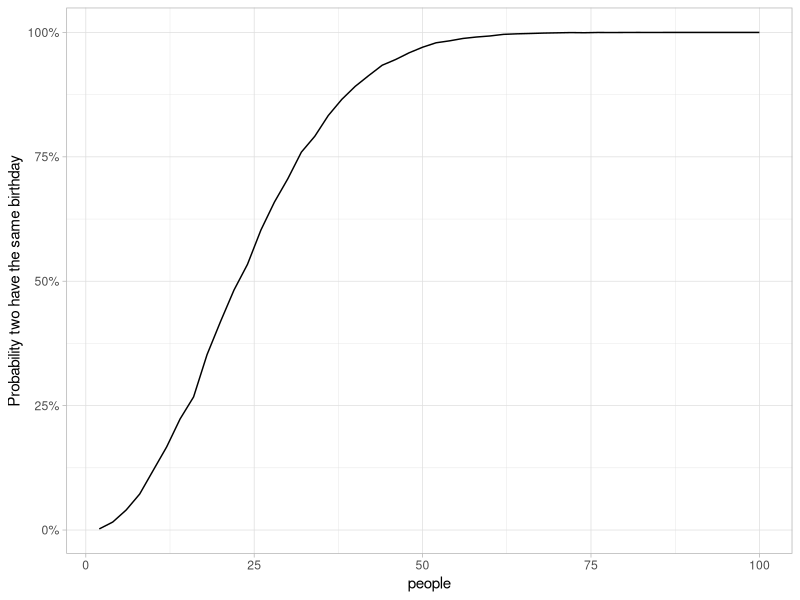
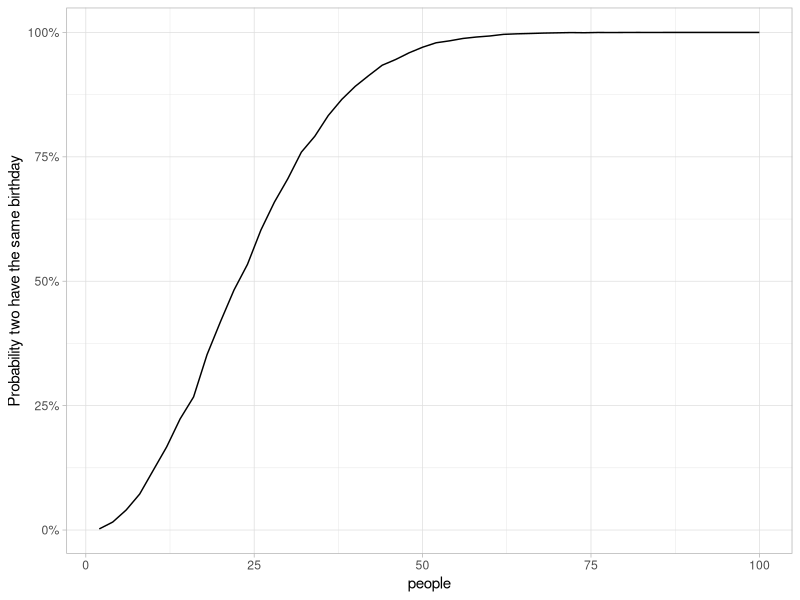
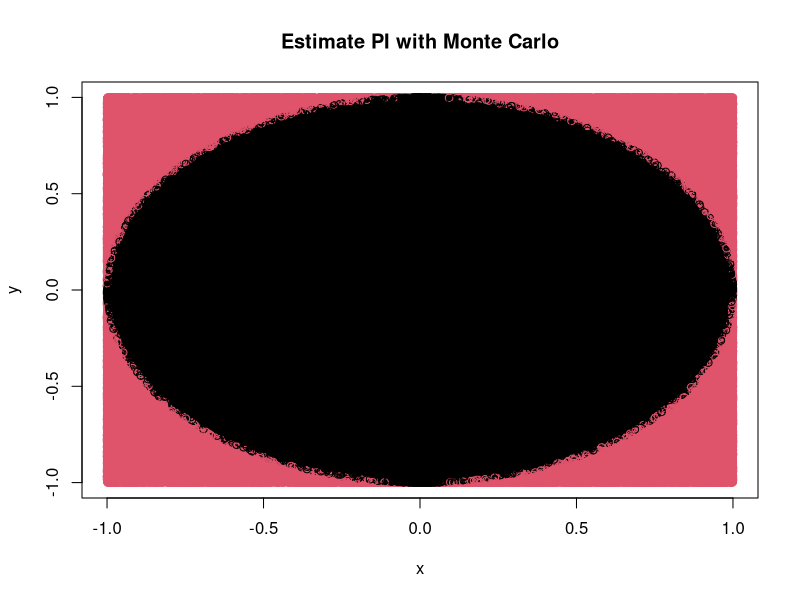

Generate these figures, in order, with R:
library(tidyverse)
theme_set(theme_light())

summarized <- crossing(people = seq(2, 100, 2),
                       trial = 1:10000) %>%
  mutate(birthday = map(people, ~ sample(365, ., replace = TRUE)),
         multiple = map_lgl(birthday, ~ any(duplicated(.)))) %>%
  group_by(people) %>%
  summarize(chance = mean(multiple))

# Visualizing the probability
ggplot(summarized, aes(people, chance)) +
  geom_line() +
  scale_y_continuous(labels = scales::percent_format()) +
  labs(y = "Probability two have the same birthday")


## create group size from 2 to 100, even numbers only
people = seq(2, 100, 2)
## create 10000 random trials
trial = 1:10000


## cross each over into new df
trials <- crossing(trial,people)

## calculate chance

## take the large df
chance_summary <- trials %>%
## add birthday list column with a random sample of days
  mutate(birthday = map(people, ~ sample(365, ., replace = TRUE)),
## find out if any are duplicated
         multiple = map_lgl(birthday, ~ any(duplicated(.)))) %>%
 ## group by size of group
   group_by(people) %>%  ## use mean of logic vector to calculate probablilty
  summarize(chance = mean(multiple))


## Visualizing the probability -------------------------------------------


ggplot(summarized, aes(people, chance)) +
  geom_line() +
  scale_y_continuous(labels = scales::percent_format()) +
  labs(y = "Probability two have the same birthday")





# Use stats::pbirthday ----------------------------------------------------
probabilities <- tibble(people = people,
                        probability = map_dbl(people,stats::pbirthday),
                         chance = chance_summary$chance,
                        difference = probability - chance)




# Estimating pi -----------------------------------------------------------

# set the seed for reproducibility
set.seed(314)
# number of simulations
n=1000000
# generate the x and y co-ordinates from uniform
# distribution taking values from -1 to 1
x<-runif(n, min=-1, max=1)
y<-runif(n, min=-1, max=1)
# Distrance of the points from the center (0,0)
z<-sqrt(x^2+y^2)

# the area within the circle is all the z
# which are smaller than the radius^2
# in our case radius=1
4*sum((z<=1))/length(z)

InOut<-as.factor(ifelse(z<=1, "In", "Out"))
plot(x,y, col=InOut, main="Estimate PI with Monte Carlo")

